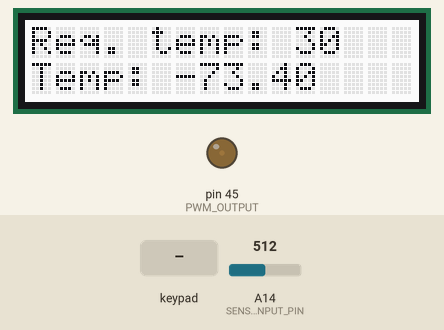
Bench run of a sketch on a simulated Arduino Mega 2560, built with avr-gcc and run on an emulated ATmega2560. Parts: 16×2 character LCD, output pins drawn as LEDs (lit = HIGH). The inputs (shaded band) are chosen by the test bench; at power-on: A14 (SENSOR_INPUT_PIN) = 512.

Above: at 1.2 s.
1.3 s: key 'U' pressed
2.9 s: A14 (SENSOR_INPUT_PIN) set to 122
At 3.6 s:
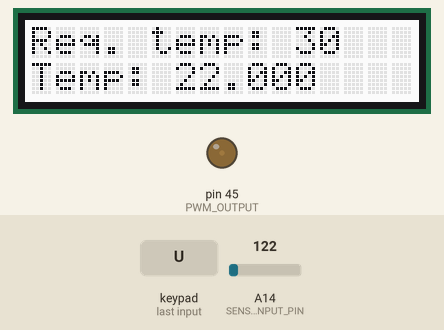
4.7 s: A14 (SENSOR_INPUT_PIN) set to 716
At 4.93 s:
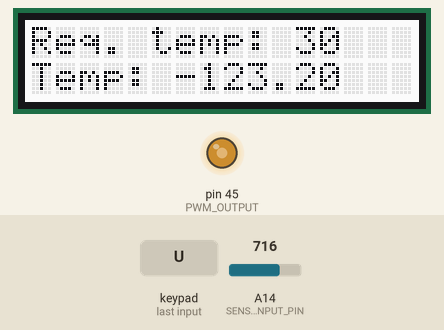
6.3 s: A14 (SENSOR_INPUT_PIN) set to 40
At 6.8 s:
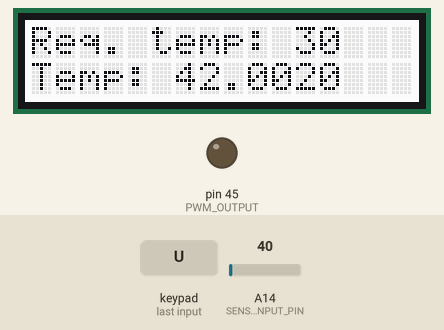
7.8 s: key 'D' pressed
At 9.3 s:
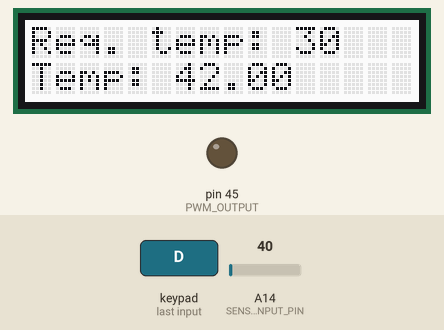
9.6 s: A14 (SENSOR_INPUT_PIN) set to 84
At 10.6 s:
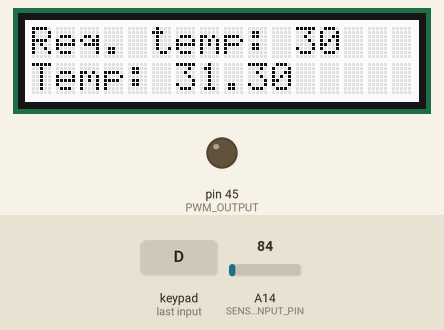
11.2 s: A14 (SENSOR_INPUT_PIN) set to 98
At 13.0 s:
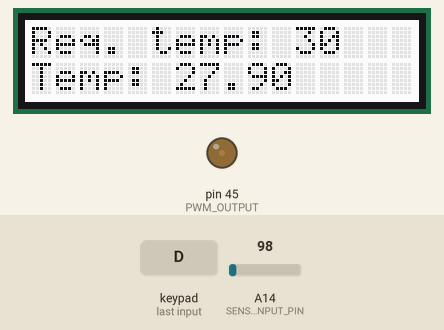
Timing chart, 0 to 14.0 s (numbered marks = the images above; inputs shaded):
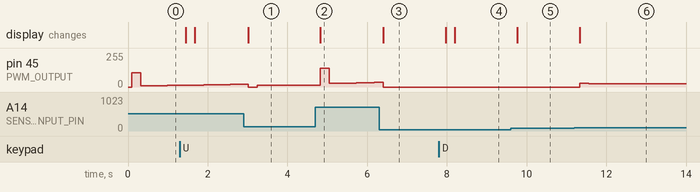

The sketch:

imed.ino
```cpp
// include the library code:
#include <Wire.h>
#include <Adafruit_RGBLCDShield.h>
#include <utility/Adafruit_MCP23017.h>
#include <PID_v1.h>

// These #defines make it easy to set the backlight color
#define WHITE 0x7

// define input and output pins
// Arduino Mega disponemos de 15 salidas PWM de 8bis en los pines 2 a 13 y 44 a 46
#define SENSOR_INPUT_PIN 14
#define PWM_OUTPUT 45

// The shield uses the I2C SCL and SDA pins. On classic Arduinos
// this is Analog 4 and 5 so you can't use those for analogRead() anymore
// However, you can connect other I2C sensors to the I2C bus and share
// the I2C bus.
Adafruit_RGBLCDShield lcd = Adafruit_RGBLCDShield();

//Define Variables we'll be connecting to
double Setpoint, Input, Output;

//Specify the links and initial tuning parameters
double Kp=3, Ki=5, Kd=4;
PID myPID(&Input, &Output, &Setpoint, Kp, Ki, Kd, P_ON_M, REVERSE);

// initial temperature
int temp = 30;

void setup() {
    // open the serial port at 9600 bps:
    Serial.begin(9600);

    // set up the LCD's number of columns and rows:
    lcd.begin(16, 2);
    lcd.setBacklight(WHITE);

    // configure PWM_OUTPUT pin
    pinMode(PWM_OUTPUT, OUTPUT);

    //turn the PID on
    myPID.SetMode(AUTOMATIC);
}

void loop() {
    uint8_t buttons;
    int sensor_measure;
    float measure_ajust, current_temp;
    float slope = -0.0199916;
    float origin_value = 1.0358194;

    // PID variable linked
    Setpoint = origin_value+slope*temp;

    // set the cursor to column 0, line 1
    // (note: line 1 is the second row, since counting begins with 0):
    lcd.setCursor(0, 0);
    // print temp that we hope
    lcd.print("Req. temp: " + String(temp));

    // print current temperature readed by the sensor
    sensor_measure = analogRead(SENSOR_INPUT_PIN); // return int(0 to 1023)
    measure_ajust = (sensor_measure*4.9999)/1023; // our temp is between 0-5V --> 5V = -200 degrees   0V = 50 degrees
    current_temp = (measure_ajust-origin_value)/(slope);

    // round to decimal precision
    current_temp = round(current_temp*10);
    current_temp /= 10;

    lcd.setCursor(0, 1);
    lcd.print ("Temp: " + String(current_temp));

    // change PWM signal to achive our request temperature
    // PWM signal is between 0-255
    Input = measure_ajust;
    myPID.Compute();

    if ((measure_ajust-origin_value)/(slope) < temp)
        analogWrite(PWM_OUTPUT, int(Output));
    else
        analogWrite(PWM_OUTPUT, 0);

    // read buttons' signals
    buttons = lcd.readButtons();

    if (buttons) {
        lcd.clear();
        if (buttons & BUTTON_RIGHT) {
            if (temp < 50)
                temp ++;
        }
        if (buttons & BUTTON_LEFT) {
            if (temp > -200)
                temp --;
        }
    }

  delay(200);
}
```

Measured:
- after the input at 2.9 s, the display: changes after 0.12 s (image 1)
- after the input at 4.7 s, the display: changes after 0.12 s (image 2)
- after the input at 6.3 s, the display: changes after 0.10 s (image 3)
- after the input at 7.8 s, the display: first changes after 0.17 s (image 4 shows a later state)
- after the input at 9.6 s, the display: changes after 0.17 s (image 5)
- after the input at 11.2 s, pin 45 (PWM_OUTPUT): 0/255 → 27/255 after 0.14 s, → 24/255 0.22 s later; the display: changes after 0.14 s (image 6)
